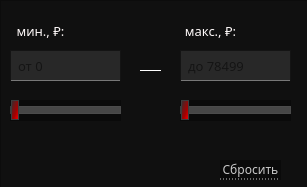
   <widget class="QWidget" name="price">
    <property name="geometry">
     <rect>
      <x>0</x>
      <y>0</y>
      <width>307</width>
      <height>187</height>
     </rect>
    </property>
    <property name="sizePolicy">
     <sizepolicy hsizetype="Preferred" vsizetype="Preferred">
      <horstretch>0</horstretch>
      <verstretch>0</verstretch>
     </sizepolicy>
    </property>
    <property name="maximumSize">
     <size>
      <width>16777215</width>
      <height>16777215</height>
     </size>
    </property>
    <property name="sizeIncrement">
     <size>
      <width>0</width>
      <height>0</height>
     </size>
    </property>
    <property name="baseSize">
     <size>
      <width>0</width>
      <height>200</height>
     </size>
    </property>
    <attribute name="icon">
     <iconset>
      <normaloff>../../images/down-arrow.png</normaloff>
      <normalon>../../images/down-arrow (1).png</normalon>
      <activeoff>../../images/down-arrow.png</activeoff>
      <activeon>../../images/down-arrow (1).png</activeon>
      <selectedoff>../../images/down-arrow.png</selectedoff>
      <selectedon>../../images/down-arrow (1).png</selectedon>../../images/down-arrow.png</iconset>
    </attribute>
    <attribute name="label">
     <string>Цена, ₽</string>
    </attribute>
    <widget class="QFrame" name="tbFrameProc">
     <property name="geometry">
      <rect>
       <x>0</x>
       <y>0</y>
       <width>311</width>
       <height>191</height>
      </rect>
     </property>
     <property name="styleSheet">
      <string notr="true">QFrame{
	background-color: #101010;
}</string>
     </property>
     <property name="frameShape">
      <enum>QFrame::StyledPanel</enum>
     </property>
     <property name="frameShadow">
      <enum>QFrame::Raised</enum>
     </property>
     <widget class="QSlider" name="sliderPriceMin">
      <property name="geometry">
       <rect>
        <x>10</x>
        <y>100</y>
        <width>111</width>
        <height>21</height>
       </rect>
      </property>
      <property name="styleSheet">
       <string notr="true">QSlider{
	background-color: rgb(10, 10, 10);
}

QSlider::groove:horizontal {
border: 1px solid #bbb;
background: rgb(160,160,160);
height:6px;
}

QSlider::sub-page:horizontal {
border: 1px solid rgb(60,60,60);
background: qlineargradient(spread:pad, x1:0, y1:1, x2:1, y2:0, stop:0.125 rgba(66, 68, 68, 255), stop:0.426136 rgba(117, 19, 19, 255), stop:0.852273 rgba(255, 0, 0, 255));

color: rgb(144, 144, 144);
height: 6px;
}

QSlider::add-page:horizontal {
border: 1px solid rgb(75,75,75);
background: rgb(70,70,70);
}

QSlider::handle:horizontal {
border: 1px solid rgb(60,60,60);
background:qlineargradient(spread:pad, x1:1, y1:1, x2:0, y2:0.057, stop:0 rgba(255, 0, 0, 255), stop:0.398876 rgba(165, 0, 0, 255), stop:0.994318 rgba(46, 48, 49, 255));
width: 6px;
margin-top: -7px;
margin-bottom: -7px;
}

QSlider::handle:horizontal:hover {
border: 1px solid rgb(60,60,60);
background: qlineargradient(x1:0, y1:0, x2:1, y2:1,
    stop:0 rgb(105,105,105), stop:1 rgb(250,0,0));
width: 9px;
margin-top: -7px;
margin-bottom: -7px;
}


QSlider::sub-page:horizontal:disabled {
background: #bbb;
border-color: #999;
}

QSlider::add-page:horizontal:disabled {
background: #eee;
border-color: #999;
}

QSlider::handle:horizontal:disabled {
background: #eee;
border: 1px solid #aaa;
border-radius: 4px;
}</string>
      </property>
      <property name="value">
       <number>0</number>
      </property>
      <property name="tracking">
       <bool>true</bool>
      </property>
      <property name="orientation">
       <enum>Qt::Horizontal</enum>
      </property>
      <property name="invertedAppearance">
       <bool>false</bool>
      </property>
      <property name="invertedControls">
       <bool>false</bool>
      </property>
     </widget>
     <widget class="Line" name="line_2">
      <property name="geometry">
       <rect>
        <x>140</x>
        <y>70</y>
        <width>21</width>
        <height>19</height>
       </rect>
      </property>
      <property name="styleSheet">
       <string notr="true">border:0px;
border-top: 1px solid white;</string>
      </property>
      <property name="orientation">
       <enum>Qt::Horizontal</enum>
      </property>
     </widget>
     <widget class="QSlider" name="sliderPriceMax">
      <property name="geometry">
       <rect>
        <x>180</x>
        <y>100</y>
        <width>111</width>
        <height>21</height>
       </rect>
      </property>
      <property name="styleSheet">
       <string notr="true">QSlider{
	background-color: rgb(10, 10, 10);
}

QSlider::groove:horizontal {
border: 1px solid #bbb;
background: rgb(160,160,160);
height:6px;
}

QSlider::sub-page:horizontal {
border: 1px solid rgb(60,60,60);
background: qlineargradient(spread:pad, x1:0, y1:1, x2:1, y2:0, stop:0.125 rgba(66, 68, 68, 255), stop:0.426136 rgba(117, 19, 19, 255), stop:0.852273 rgba(255, 0, 0, 255));

color: rgb(144, 144, 144);
height: 6px;
}

QSlider::add-page:horizontal {
border: 1px solid rgb(75,75,75);
background: rgb(70,70,70);
}

QSlider::handle:horizontal {
border: 1px solid rgb(60,60,60);
background:qlineargradient(spread:pad, x1:1, y1:1, x2:0, y2:0.057, stop:0 rgba(255, 0, 0, 255), stop:0.398876 rgba(165, 0, 0, 255), stop:0.994318 rgba(46, 48, 49, 255));
width: 6px;
margin-top: -7px;
margin-bottom: -7px;
}

QSlider::handle:horizontal:hover {
border: 1px solid rgb(60,60,60);
background: qlineargradient(x1:0, y1:0, x2:1, y2:1,
    stop:0 rgb(105,105,105), stop:1 rgb(250,0,0));
width: 9px;
margin-top: -7px;
margin-bottom: -7px;
}


QSlider::sub-page:horizontal:disabled {
background: #bbb;
border-color: #999;
}

QSlider::add-page:horizontal:disabled {
background: #eee;
border-color: #999;
}

QSlider::handle:horizontal:disabled {
background: #eee;
border: 1px solid #aaa;
border-radius: 4px;
}</string>
      </property>
      <property name="value">
       <number>0</number>
      </property>
      <property name="orientation">
       <enum>Qt::Horizontal</enum>
      </property>
      <property name="invertedAppearance">
       <bool>false</bool>
      </property>
      <property name="invertedControls">
       <bool>false</bool>
      </property>
     </widget>
     <widget class="QPushButton" name="btnResetPrice">
      <property name="geometry">
       <rect>
        <x>220</x>
        <y>160</y>
        <width>61</width>
        <height>20</height>
       </rect>
      </property>
      <property name="font">
       <font>
        <family>Montserrat Medium</family>
        <pointsize>9</pointsize>
       </font>
      </property>
      <property name="styleSheet">
       <string notr="true">QPushButton
{
	background-color: rgb(10, 10, 10);
	color:  rgb(200,200, 200);
	border: 0px;
	border-bottom: 1px dotted rgb(200, 200, 200);
}

QPushButton::hover
{
	color: red;
	border-bottom: 1px dotted red;
}
</string>
      </property>
      <property name="text">
       <string>Сбросить</string>
      </property>
     </widget>
     <widget class="QLabel" name="lbMinPrice">
      <property name="geometry">
       <rect>
        <x>10</x>
        <y>20</y>
        <width>61</width>
        <height>21</height>
       </rect>
      </property>
      <property name="font">
       <font>
        <family>Montserrat Medium</family>
        <pointsize>10</pointsize>
        <weight>50</weight>
        <bold>false</bold>
       </font>
      </property>
      <property name="styleSheet">
       <string notr="true">	color: #fffafa;
	border: 0px;
</string>
      </property>
      <property name="text">
       <string>мин., ₽:</string>
      </property>
      <property name="alignment">
       <set>Qt::AlignCenter</set>
      </property>
     </widget>
     <widget class="QLabel" name="lbMaxPrice">
      <property name="geometry">
       <rect>
        <x>180</x>
        <y>20</y>
        <width>61</width>
        <height>21</height>
       </rect>
      </property>
      <property name="font">
       <font>
        <family>Montserrat Medium</family>
        <pointsize>10</pointsize>
        <weight>50</weight>
        <bold>false</bold>
       </font>
      </property>
      <property name="styleSheet">
       <string notr="true">	color: #fffafa;
	border: 0px;
</string>
      </property>
      <property name="text">
       <string>макс., ₽:</string>
      </property>
      <property name="alignment">
       <set>Qt::AlignCenter</set>
      </property>
     </widget>
     <widget class="QLineEdit" name="leMinPrice">
      <property name="geometry">
       <rect>
        <x>10</x>
        <y>50</y>
        <width>111</width>
        <height>31</height>
       </rect>
      </property>
      <property name="font">
       <font>
        <family>Montserrat Medium</family>
        <pointsize>10</pointsize>
       </font>
      </property>
      <property name="styleSheet">
       <string notr="true">QLineEdit{
	padding-left: 5px;
	border: 1px solid rgb(20,20,20);
	background-color: rgb(40,40,40);
	border-bottom: 1px solid  rgb(120,120,120);
	selection-background-color: rgb(105, 0, 0);
}

QLineEdit:hover{
	background-color: rgb(55,55,55);
	border-bottom: 1px solid  red;
}</string>
      </property>
      <property name="placeholderText">
       <string>от 0</string>
      </property>
     </widget>
     <widget class="QLineEdit" name="leMaxPrice">
      <property name="geometry">
       <rect>
        <x>180</x>
        <y>50</y>
        <width>111</width>
        <height>31</height>
       </rect>
      </property>
      <property name="font">
       <font>
        <family>Montserrat Medium</family>
        <pointsize>10</pointsize>
       </font>
      </property>
      <property name="styleSheet">
       <string notr="true">QLineEdit{
	padding-left: 5px;
	border: 1px solid rgb(20,20,20);
	background-color: rgb(40,40,40);
	border-bottom: 1px solid  rgb(120,120,120);
	selection-background-color: rgb(105, 0, 0);
}

QLineEdit:hover{
	background-color: rgb(55,55,55);
	border-bottom: 1px solid  red;
}</string>
      </property>
      <property name="placeholderText">
       <string>до 78499</string>
      </property>
     </widget>
    </widget>
   </widget>
